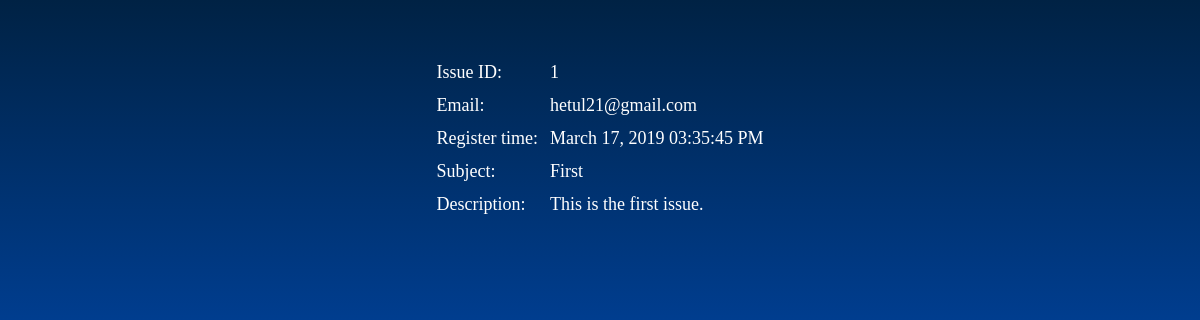
The page /admin/viewasgn/view.php?id=1 (signed in) on the database its author committed.
### tables this page shows
CREATE TABLE `issue` (
  `id` int(5) UNSIGNED NOT NULL,
  `password` varchar(10) DEFAULT NULL,
  `email` varchar(30) NOT NULL,
  `subject` varchar(50) NOT NULL,
  `description` varchar(255) DEFAULT NULL,
  `registertime` int(11) UNSIGNED NOT NULL,
  `resolvetime` int(11) DEFAULT NULL,
  `assignment` varchar(10) DEFAULT NULL,
  `resolution` varchar(255) DEFAULT NULL
);

### admin/viewasgn/view.php (the view, shortened to what this page needs)
<?php
	if(!isset($_SESSION['logged']) || $_SESSION['logged'] != "yes")
	{
		echo "<center>Session has been expired</center>";
		header('Location: sessionExpiry.html');
	}
	else{
	$id = $_GET['id'];
?>
<?php
	$connection=new mysqli("localhost","root","","itticket");
	$result=$connection->query("select * from issue where id = $id");
?>
<?php
	while($result1=$result->fetch_object())
	{
		$email = $result1->email;
		$subject = $result1->subject;
		$description = $result1->description;
		$registertime = $result1->registertime;
	}
?>
<!DOCTYPE html>
<html>
<head>
	<link rel="stylesheet" type="text/css" href="styletable.css">
</head>
<body>
		<br><br><br>
		<table align="center" cellpadding="4" cellspacing="4" class="expanded">
			<tr>
				<td>Issue ID: </td><td><?php echo $id ?></td>
			</tr>
			<tr>
				<td>Email: </td><td><?php echo $email ?></td>
			</tr>
			<tr>
				<td>Register time: </td><td><?php echo(date("F d, Y h:i:s A", $registertime)) ?></td>
			</tr>
			<tr>
				<td>Subject: </td><td><?php echo $subject ?></td>
			</tr>
			<tr>
				<td>Description: </td><td><?php echo $description ?></td>
			</tr>
		</table>
</body>
</html>
<?php
	}
?>

### admin/viewasgn/styletable.css (style rules this page uses)
body { font-family: Josefin; color: white; margin: 0; background-image: linear-gradient(to top, #0066ff, #002244); background-position: center center; background-size: cover; background-blend-mode: color; height: 800px; }
.expanded { background: none; color: white; font-size: 18px; cursor: pointer; }

### rows shown on the page
issue: email "hetul21@gmail.com", registertime "March 17, 2019 03:35:45 PM", subject "First", description "This is the first issue."

### other values the page prints
$id "1"
